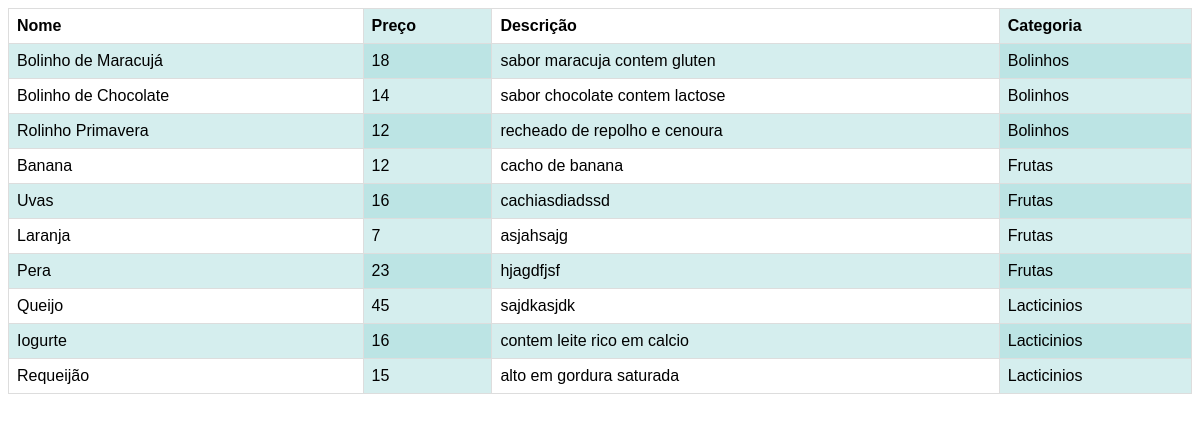
The page /produtos/busca on the database its author committed.
### core/models.py (models this page shows, shortened)
class Produto(models.Model):
    nome = models.CharField(max_length=100)
    preco = models.IntegerField()
    descricao = models.TextField()
    categoria = models.ForeignKey(Categoria, on_delete=models.DO_NOTHING)

class Categoria(models.Model):
    nome= models.CharField(max_length=20)
    def __str__(self) -> str:
        return self.nome

### core/views.py (the view)
# urls.py: path("produtos/busca", views.pesquisa),
def pesquisa(request):
    lista_de_produtos = Produto.objects.filter()
    nome = request.GET.get('nome')
    if nome:
        lista_de_produtos = lista_de_produtos.filter(nome__contains=nome)
    descricao = request.GET.get('descricao')
    if descricao:
        lista_de_produtos = lista_de_produtos.filter(descricao__contains=descricao)
    categoria = request.GET.get('categoria')
    if categoria:
        lista_de_produtos = lista_de_produtos.filter(categoria__nome__contains=categoria)
    return render(request, 'exibir.html', {'List': lista_de_produtos})

### templates/exibir.html (shortened to what this page needs)
<!doctype html>
<html lang="pt-br">
<head>
</head>
<body>
<table>
  <tr>
    <th>Nome</th>
    <th>Preço</th>
    <th>Descrição</th>
      <th>Categoria</th>
  </tr>
    {% for item in List%}
  <tr>
    <td>{{item.nome}}</td>
    <td>{{item.preco}}</td>
    <td>{{item.descricao}}</td>
      <td>{{item.categoria}}</td>
  </tr>
    {% endfor %}
</table>
</body>
</html>

### templates/exibir.html (style rules this page uses)
table { font-family: arial, sans-serif; border-collapse: collapse; width: 100%; }
td, th { border: 1px solid #dddddd; text-align: left; padding: 8px; }
tr { border-bottom: 1px solid #ddd; }
tr:nth-child(even) { border-bottom: 1px solid #ddd; background-color: rgba(150, 212, 212, 0.4); }
th:nth-child(even),td:nth-child(even) { background-color: rgba(150, 212, 212, 0.4); }

### rows shown on the page
Produto: nome "Bolinho de Maracujá", preco "18", descricao "sabor maracuja contem gluten", categoria "Bolinhos"
Produto: nome "Bolinho de Chocolate", preco "14", descricao "sabor chocolate contem lactose", categoria "Bolinhos"
Produto: nome "Rolinho Primavera", preco "12", descricao "recheado de repolho e cenoura", categoria "Bolinhos"
Produto: nome "Banana", preco "12", descricao "cacho de banana", categoria "Frutas"
Produto: nome "Uvas", preco "16", descricao "cachiasdiadssd", categoria "Frutas"
Produto: nome "Laranja", preco "7", descricao "asjahsajg", categoria "Frutas"
Produto: nome "Pera", preco "23", descricao "hjagdfjsf", categoria "Frutas"
Produto: nome "Queijo", preco "45", descricao "sajdkasjdk", categoria "Lacticinios"
Produto: nome "Iogurte", preco "16", descricao "contem leite rico em calcio", categoria "Lacticinios"
Produto: nome "Requeijão", preco "15", descricao "alto em gordura saturada", categoria "Lacticinios"
